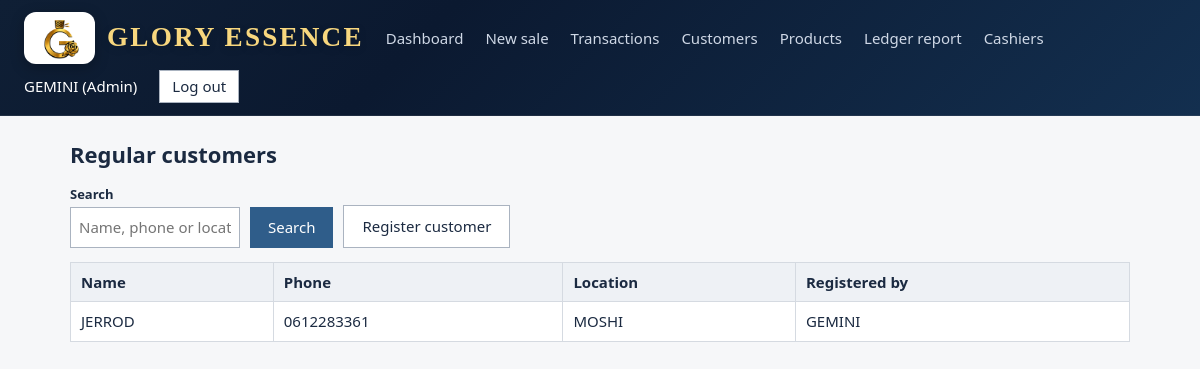
The page /customers/ (signed in) on the database its author committed.
### shop/models.py (models this page shows, shortened)
class Customer(models.Model):
    name = models.CharField(max_length=120)
    phone = models.CharField(max_length=30)
    location = models.CharField(max_length=160)
    added_by = models.ForeignKey(settings.AUTH_USER_MODEL, on_delete=models.SET_NULL, null=True, editable=False)
    created = models.DateTimeField(auto_now_add=True)
    class Meta:
        ordering = ["name"]

### shop/views.py (the view)
# urls.py: path("customers/", v.customers, name="customers"),
@login_required
def customers(request):
    q = request.GET.get("q", "")
    qs = Customer.objects.select_related("added_by")
    if q:
        qs = qs.filter(Q(name__icontains=q) | Q(phone__icontains=q) | Q(location__icontains=q))
    return render(request, "shop/customers.html", {"customers": qs, "q": q})

### shop/templates/shop/customers.html (shortened to what this page needs)
{% extends "shop/base.html" %}
{% block content %}
<h1>Regular customers</h1>
<form class="filters" method="get"><div><label>Search</label><input name="q" value="{{ q }}" placeholder="Name, phone or location"></div><button>Search</button>
<a class="btn alt" href="{% url 'customer_new' %}">Register customer</a></form>
<table><thead><tr><th>Name</th><th>Phone</th><th>Location</th><th>Registered by</th></tr></thead><tbody>
{% for c in customers %}<tr><td>{{ c.name }}</td><td>{{ c.phone }}</td><td>{{ c.location }}</td><td>{{ c.added_by.get_full_name|default:c.added_by.username }}</td></tr>
{% empty %}<tr><td colspan="4">No customers found. Register a regular customer to see them here.</td></tr>{% endfor %}</tbody></table>
{% endblock %}

### shop/templates/shop/base.html (shortened to what this page needs)
{% load static %}
<!doctype html>
<html lang="en"><head><meta charset="utf-8"><meta name="viewport" content="width=device-width,initial-scale=1">
</head><body>
<header>
  <div class="brand"><a href="{% url 'home' %}" style="padding:0;display:flex"><img src="{% static 'shop/logo-emblem.png' %}" alt="Glory Essence logo"></a><span>Glory Essence</span></div>
{% if user.is_authenticated %}
 {% if user.is_staff %}<a href="{% url 'dashboard' %}">Dashboard</a>{% endif %}
 <a href="{% url 'sale_new' %}">New sale</a><a href="{% url 'sales' %}">Transactions</a>
 <a href="{% url 'customers' %}">Customers</a>
 {% if user.is_staff %}<a href="{% url 'products' %}">Products</a><a href="{% url 'report' %}">Ledger report</a><a href="{% url 'cashiers' %}">Cashiers</a>{% endif %}
 <span>{{ user.get_full_name|default:user.username }}{% if user.is_staff %} (Admin){% endif %}</span>
 <form method="post" action="{% url 'logout' %}" style="margin:0">{% csrf_token %}<button class="alt" style="padding:4px 12px">Log out</button></form>
{% endif %}</header>
<main>
{% block content %}{% endblock %}
</main></body></html>

### shop/templates/shop/base.html (style rules this page uses)
:root { --ink:#1b2a41;--blue:#2f5d8a;--rule:#d5dae1;--bg:#f6f7f9;--ok:#2e7d4f;--bad:#b3412f;--card:#fff }
* { box-sizing:border-box }
body { margin:0;background:var(--bg);color:var(--ink);font:15px/1.5 "Segoe UI",system-ui,sans-serif }
header { background:linear-gradient(135deg,#0f1f35,#0b1930 35%,#132f4f);color:#fff;display:flex;flex-wrap:wrap;align-items:center;gap:6px 22px;padding:12px 24px;border-bottom:1px solid rgba(255,255,255,.08) }
header .brand { display:flex;align-items:center;gap:12px;font-weight:700;font-size:18px;letter-spacing:.06em;color:#f8d77e;text-transform:uppercase }
header .brand img { height:52px;width:auto;object-fit:contain;display:block;padding:5px 8px;border-radius:12px;background:#fff;box-shadow:0 4px 14px rgba(0,0,0,.25) }
header .brand span { font-family:Georgia,"Times New Roman",serif;font-size:1.7rem;letter-spacing:.08em;line-height:1.1;text-shadow:0 2px 8px rgba(0,0,0,.18) }
header a { color:#cfd8e6;text-decoration:none;padding:4px 0 }
main { max-width:1100px;margin:22px auto;padding:0 20px }
h1 { font-size:22px;margin:0 0 14px }
table { border-collapse:collapse;width:100%;background:var(--card) }
th,td { border:1px solid var(--rule);padding:8px 10px;text-align:left }
th { background:#eef1f5;font-weight:600 }
label { display:block;font-weight:600;margin:12px 0 4px }
input,select { width:100%;max-width:420px;padding:8px;border:1px solid #aab3c0;font:inherit;background:#fff }
.btn,button { background:var(--blue);color:#fff;border:0;padding:9px 18px;font:inherit;cursor:pointer;text-decoration:none;display:inline-block }
.btn.alt,button.alt { background:#fff;color:var(--ink);border:1px solid #aab3c0 }
.filters { display:flex;flex-wrap:wrap;gap:10px;align-items:flex-end;margin-bottom:14px }
.filters label { margin:0 0 3px;font-size:13px }
.filters input,.filters select { max-width:170px }

### rows shown on the page
Customer: name "JERROD", phone "0612283361", location "MOSHI", added_by.get_full_name "GEMINI"

### other values the page prints
{{ user.get_full_name|default:user.username }} "GEMINI"
